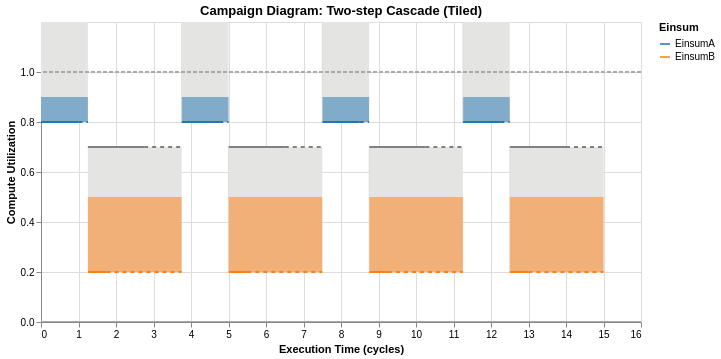
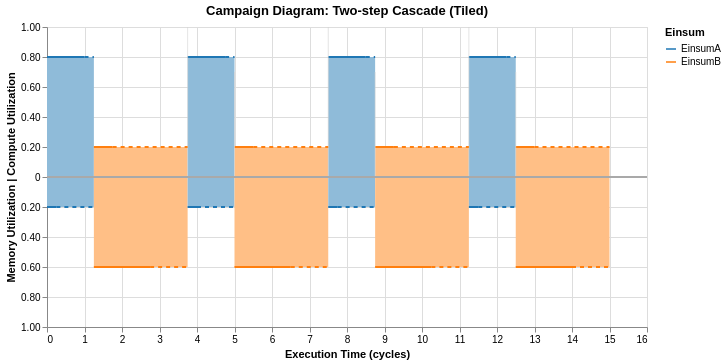

Notebook cell for these charts, in order:
### Markdown cell above
Suppose the cascade runs such that a bit of Einsum A runs, then a bit of Einsum B, repeating 4 times.
Additionally, we assume a tile of B is dependent on the previous tile of A.

### Code cell
tiled_cascade = original_cascade.tile(num_of_tiles)
CampaignDiagram(tiled_cascade).draw().interactive().show()
CampaignDiagram(tiled_cascade).draw(dual_mode=True).interactive()

### Figure 1 — Vega-Lite specification as saved in the notebook (floating-point values rounded to 4 significant figures)
{"config": {"view": {"continuousWidth": 300, "continuousHeight": 300}}, "layer": [{"layer": [{"layer": [{"layer": [{"mark": {"type": "rect", "color": "#E4E4E2"}, "encoding": {"tooltip": [{"field": "Einsum", "type": "nominal"}, {"field": "runtime", "type": "quantitative"}, {"field": "og_runtime", "type": "quantitative"}, {"field": "Memory_Utilization", "type": "quantitative"}, {"field": "Compute_Utilization", "type": "quantitative"}, {"field": "Compute_Utilization_plot", "type": "quantitative"}, {"field": "fusion_group", "type": "nominal"}, {"field": "memory_well", "type": "quantitative"}, {"field": "full_End_Time", "type": "quantitative"}, {"field": "throttled_duration", "type": "quantitative"}, {"field": "mem_throttled_duration", "type": "quantitative"}, {"field": "comp_throttled_duration", "type": "quantitative"}, {"field": "comp_perc", "type": "quantitative"}, {"field": "bw_perc", "type": "quantitative"}, {"field": "compute_type", "type": "nominal"}, {"field": "memory_type", "type": "nominal"}], "x": {"field": "Time_Stamp", "type": "quantitative"}, "x2": {"field": "full_End_Time"}, "y": {"field": "compute_limit_bot", "type": "quantitative"}, "y2": {"field": "compute_limit_top"}}, "name": "view_b3b71ec769fe8a2b_0", "transform": [{"calculate": "datum.Compute_Utilization_plot + 0.5 * datum.memory_well", "as": "compute_limit_top"}, {"calculate": "datum.Compute_Utilization_plot", "as": "compute_limit_bot"}, {"calculate": "datum.Compute_Utilization_plot", "as": "y1"}, {"calculate": "datum.Compute_Utilization_plot + datum.Memory_Utilization * 0.5", "as": "y2"}]}, {"mark": {"type": "rule", "color": "gray", "size": 2, "strokeDash": [0, 0]}, "encoding": {"tooltip": [{"field": "Einsum", "type": "nominal"}, {"field": "runtime", "type": "quantitative"}, {"field": "og_runtime", "type": "quantitative"}, {"field": "Memory_Utilization", "type": "quantitative"}, {"field": "Compute_Utilization", "type": "quantitative"}, {"field": "Compute_Utilization_plot", "type": "quantitative"}, {"field": "fusion_group", "type": "nominal"}, {"field": "memory_well", "type": "quantitative"}, {"field": "full_End_Time", "type": "quantitative"}, {"field": "throttled_duration", "type": "quantitative"}, {"field": "mem_throttled_duration", "type": "quantitative"}, {"field": "comp_throttled_duration", "type": "quantitative"}, {"field": "comp_perc", "type": "quantitative"}, {"field": "bw_perc", "type": "quantitative"}, {"field": "compute_type", "type": "nominal"}, {"field": "memory_type", "type": "nominal"}], "x": {"field": "Time_Stamp", "type": "quantitative"}, "x2": {"field": "mb_End_Time"}, "y": {"field": "compute_limit_top", "type": "quantitative"}}, "transform": [{"calculate": "datum.Compute_Utilization_plot + 0.5 * datum.memory_well", "as": "compute_limit_top"}, {"calculate": "datum.Compute_Utilization_plot", "as": "compute_limit_bot"}, {"calculate": "datum.Compute_Utilization_plot", "as": "y1"}, {"calculate": "datum.Compute_Utilization_plot + datum.Memory_Utilization * 0.5", "as": "y2"}]}]}, {"mark": {"type": "rect", "opacity": 0.5}, "encoding": {"color": {"field": "Einsum", "legend": null, "scale": {"domain": ["EinsumA", "EinsumB"], "range": ["#1f77b4", "#ff7f0e"]}, "sort": ["EinsumA", "EinsumB"], "type": "nominal"}, "tooltip": [{"field": "Einsum", "type": "nominal"}, {"field": "runtime", "type": "quantitative"}, {"field": "og_runtime", "type": "quantitative"}, {"field": "Memory_Utilization", "type": "quantitative"}, {"field": "Compute_Utilization", "type": "quantitative"}, {"field": "Compute_Utilization_plot", "type": "quantitative"}, {"field": "fusion_group", "type": "nominal"}, {"field": "memory_well", "type": "quantitative"}, {"field": "full_End_Time", "type": "quantitative"}, {"field": "throttled_duration", "type": "quantitative"}, {"field": "mem_throttled_duration", "type": "quantitative"}, {"field": "comp_throttled_duration", "type": "quantitative"}, {"field": "comp_perc", "type": "quantitative"}, {"field": "bw_perc", "type": "quantitative"}, {"field": "compute_type", "type": "nominal"}, {"field": "memory_type", "type": "nominal"}], "x": {"field": "Time_Stamp", "type": "quantitative"}, "x2": {"field": "full_End_Time"}, "y": {"field": "y1", "type": "quantitative"}, "y2": {"field": "y2"}}, "transform": [{"calculate": "datum.Compute_Utilization_plot + 0.5 * datum.memory_well", "as": "compute_limit_top"}, {"calculate": "datum.Compute_Utilization_plot", "as": "compute_limit_bot"}, {"calculate": "datum.Compute_Utilization_plot", "as": "y1"}, {"calculate": "datum.Compute_Utilization_plot + datum.Memory_Utilization * 0.5", "as": "y2"}]}, {"mark": {"type": "line", "interpolate": "step-after", "size": 2}, "encoding": {"color": {"field": "Einsum", "legend": null, "scale": {"domain": ["EinsumA", "EinsumB"], "range": ["#1f77b4", "#ff7f0e"]}, "sort": ["EinsumA", "EinsumB"], "type": "nominal"}, "tooltip": [{"field": "Einsum", "type": "nominal"}, {"field": "runtime", "type": "quantitative"}, {"field": "og_runtime", "type": "quantitative"}, {"field": "Memory_Utilization", "type": "quantitative"}, {"field": "Compute_Utilization", "type": "quantitative"}, {"field": "Compute_Utilization_plot", "type": "quantitative"}, {"field": "fusion_group", "type": "nominal"}, {"field": "memory_well", "type": "quantitative"}, {"field": "full_End_Time", "type": "quantitative"}, {"field": "throttled_duration", "type": "quantitative"}, {"field": "mem_throttled_duration", "type": "quantitative"}, {"field": "comp_throttled_duration", "type": "quantitative"}, {"field": "comp_perc", "type": "quantitative"}, {"field": "bw_perc", "type": "quantitative"}, {"field": "compute_type", "type": "nominal"}, {"field": "memory_type", "type": "nominal"}], "x": {"field": "Time_Stamp", "type": "quantitative"}, "x2": {"field": "cb_End_Time"}, "y": {"axis": {"labelExpr": "format(datum.value, '.1f')", "title": "Compute Utilization", "values": [0, 0.2, 0.4, 0.6, 0.8, 1.0]}, "field": "Compute_Utilization_plot", "scale": {"domain": [0, 1.2]}, "title": "Compute Utilization", "type": "quantitative"}}, "transform": [{"calculate": "datum.Compute_Utilization_plot + 0.5 * datum.memory_well", "as": "compute_limit_top"}, {"calculate": "datum.Compute_Utilization_plot", "as": "compute_limit_bot"}, {"calculate": "datum.Compute_Utilization_plot", "as": "y1"}, {"calculate": "datum.Compute_Utilization_plot + datum.Memory_Utilization * 0.5", "as": "y2"}]}, {"data": {"name": "data-b8221d9f857bcdfbfad3368064e24f9e"}, "mark": {"type": "rule", "color": "#D3D3D3", "opacity": 0.6, "size": 1}, "encoding": {"tooltip": [{"field": "x", "type": "quantitative"}], "x": {"field": "x", "type": "quantitative"}, "y": {"field": "compute_limit_bot", "type": "quantitative"}, "y2": {"field": "compute_limit_top"}}, "transform": [{"calculate": "datum.Compute_Utilization_plot + 0.5 * datum.memory_well", "as": "compute_limit_top"}, {"calculate": "datum.Compute_Utilization_plot", "as": "compute_limit_bot"}, {"calculate": "datum.Compute_Utilization_plot", "as": "y_bot"}]}, {"data": {"name": "data-d9fa97cf8b3fb4216dfcb709e8b9b882"}, "mark": {"type": "rule", "size": 2}, "encoding": {"color": {"field": "Einsum", "legend": null, "scale": {"domain": ["EinsumA", "EinsumB"], "range": ["#1f77b4", "#ff7f0e"]}, "sort": ["EinsumA", "EinsumB"], "type": "nominal"}, "tooltip": [{"field": "Einsum", "type": "nominal"}, {"field": "x", "type": "quantitative"}, {"field": "y", "type": "quantitative"}, {"field": "y2", "type": "quantitative"}, {"field": "duration", "type": "quantitative"}], "x": {"field": "x", "type": "quantitative"}, "y": {"field": "y", "type": "quantitative"}, "y2": {"field": "y2"}}}, {"data": {"name": "data-7dba62bd7cbba40164ba84e027c1b510"}, "mark": {"type": "rule", "color": "gray", "size": 2, "strokeDash": [4, 4]}, "encoding": {"tooltip": [{"field": "Einsum", "type": "nominal"}, {"field": "runtime", "type": "quantitative"}, {"field": "og_runtime", "type": "quantitative"}, {"field": "Memory_Utilization", "type": "quantitative"}, {"field": "Compute_Utilization", "type": "quantitative"}, {"field": "Compute_Utilization_plot", "type": "quantitative"}, {"field": "fusion_group", "type": "nominal"}, {"field": "memory_well", "type": "quantitative"}, {"field": "full_End_Time", "type": "quantitative"}, {"field": "throttled_duration", "type": "quantitative"}, {"field": "mem_throttled_duration", "type": "quantitative"}, {"field": "comp_throttled_duration", "type": "quantitative"}, {"field": "comp_perc", "type": "quantitative"}, {"field": "bw_perc", "type": "quantitative"}, {"field": "compute_type", "type": "nominal"}, {"field": "memory_type", "type": "nominal"}], "x": {"field": "mb_End_Time", "type": "quantitative"}, "x2": {"field": "full_End_Time"}, "y": {"field": "compute_limit_top", "type": "quantitative"}}, "transform": [{"calculate": "datum.Compute_Utilization_plot + 0.5 * datum.memory_well", "as": "compute_limit_top"}, {"calculate": "datum.Compute_Utilization_plot", "as": "compute_limit_bot"}, {"calculate": "datum.Compute_Utilization_plot", "as": "y1"}, {"calculate": "datum.Compute_Utilization_plot + datum.Memory_Utilization * 0.5", "as": "y2"}]}, {"data": {"name": "data-96f3aff80c2e44b944867624fefe8675"}, "mark": {"type": "rule", "size": 2, "strokeDash": [4, 4]}, "encoding": {"color": {"field": "Einsum", "legend": null, "scale": {"domain": ["EinsumA", "EinsumB"], "range": ["#1f77b4", "#ff7f0e"]}, "sort": ["EinsumA", "EinsumB"], "type": "nominal"}, "tooltip": [{"field": "Einsum", "type": "nominal"}, {"field": "x", "type": "quantitative"}, {"field": "x2", "type": "quantitative"}], "x": {"field": "x", "type": "quantitative"}, "x2": {"field": "x2"}, "y": {"field": "y", "type": "quantitative"}}}], "data": {"name": "data-7dba62bd7cbba40164ba84e027c1b510"}, "encoding": {"x": {"field": "Time_Stamp", "title": "Execution Time (cycles)", "type": "quantitative"}}, "resolve": {"scale": {"color": "independent"}}}, {"data": {"name": "data-62270e77d641448c13ff0a9fcf3e6578"}, "mark": {"type": "rule", "color": "darkgray", "size": 2, "strokeDash": [4, 2]}, "encoding": {"y": {"field": "y", "type": "quantitative"}}}]}, {"data": {"name": "data-87e69d7a9d7ae5b02a22f807b2d20c57"}, "mark": {"type": "rule", "color": "darkgray", "size": 2, "strokeDash": [0, 0]}, "encoding": {"y": {"field": "y", "type": "quantitative"}}}, {"data": {"name": "data-381cef96e74c64bd64785ef29f41ada0"}, "mark": {"type": "line", "opacity": 0}, "encoding": {"color": {"field": "Einsum", "legend": {"title": "Einsum"}, "scale": {"domain": ["EinsumA", "EinsumB"], "range": ["#1f77b4", "#ff7f0e"]}, "sort": ["EinsumA", "EinsumB"], "type": "nominal"}}}], "height": 300, "params": [{"name": "param_1e9efca18e7a2868", "select": {"type": "interval", "encodings": ["x", "y"]}, "bind": "scales", "views": ["view_b3b71ec769fe8a2b_0"]}], "title": "Campaign Diagram: Two-step Cascade (Tiled)", "width": 600, "$schema": "https://vega.github.io/schema/vega-lite/v6.4.1.json", "datasets": {"data-7dba62bd7cbba40164ba84e027c1b510": [{"Einsum": "EinsumA", "fusion_group": null, "fusion_type": "NONE", "Starting_Time": 0.0, "Time_Stamp": 0.0, "End_Time": 1.0, "cb_End_Time": 1.0, "mb_End_Time": 0.25, "full_End_Time": 1.25, "runtime": 1.25, "og_runtime": 1.25, "Compute_Utilization": 0.8, "Compute_Utilization_plot": 0.8, "Memory_Utilization": 0.2, "Memory_Utilization_plot": 0.2, "memory_well": 1.0, "cutil_start": 0.0, "mutil_start": 0.0, "compute_color": "#332288", "bw_color": "#9990C3", "throttled": true, "throttled_duration": 0.25, "mem_throttled_duration": 1.0, "comp_throttled_duration": 0.25, "comp_perc": 1.0, "bw_perc": 1.0, "compute_type": "Compute Pool", "memory_type": "Memory Pool"}, {"Einsum": "EinsumB", "fusion_group": null, "fusion_type": "NONE", "Starting_Time": 1.25, "Time_Stamp": 1.25, "End_Time": 2.75, "cb_End_Time": 1.75, "mb_End_Time": 2.75, "full_End_Time": 3.75, "runtime": 2.5, "og_runtime": 2.5, "Compute_Utilization": 0.2, "Compute_Utilization_plot": 0.2, "Memory_Utilization": 0.6, "Memory_Utilization_plot": 0.6, "memory_well": 1.0, "cutil_start": 0.0, "mutil_start": 0.0, "compute_color": "#117733", "bw_color": "#88BB99", "throttled": true, "throttled_duration": 1.0, "mem_throttled_duration": 1.0, "comp_throttled_duration": 2.0, "comp_perc": 1.0, "bw_perc": 1.0, "compute_type": "Compute Pool", "memory_type": "Memory Pool"}, {"Einsum": "EinsumA", "fusion_group": null, "fusion_type": "NONE", "Starting_Time": 3.75, "Time_Stamp": 3.75, "End_Time": 4.75, "cb_End_Time": 4.75, "mb_End_Time": 4.0, "full_End_Time": 5.0, "runtime": 1.25, "og_runtime": 1.25, "Compute_Utilization": 0.8, "Compute_Utilization_plot": 0.8, "Memory_Utilization": 0.2, "Memory_Utilization_plot": 0.2, "memory_well": 1.0, "cutil_start": 0.0, "mutil_start": 0.0, "compute_color": "#332288", "bw_color": "#9990C3", "throttled": true, "throttled_duration": 0.25, "mem_throttled_duration": 1.0, "comp_throttled_duration": 0.25, "comp_perc": 1.0, "bw_perc": 1.0, "compute_type": "Compute Pool", "memory_type": "Memory Pool"}, {"Einsum": "EinsumB", "fusion_group": null, "fusion_type": "NONE", "Starting_Time": 5.0, "Time_Stamp": 5.0, "End_Time": 6.5, "cb_End_Time": 5.5, "mb_End_Time": 6.5, "full_End_Time": 7.5, "runtime": 2.5, "og_runtime": 2.5, "Compute_Utilization": 0.2, "Compute_Utilization_plot": 0.2, "Memory_Utilization": 0.6, "Memory_Utilization_plot": 0.6, "memory_well": 1.0, "cutil_start": 0.0, "mutil_start": 0.0, "compute_color": "#117733", "bw_color": "#88BB99", "throttled": true, "throttled_duration": 1.0, "mem_throttled_duration": 1.0, "comp_throttled_duration": 2.0, "comp_perc": 1.0, "bw_perc": 1.0, "compute_type": "Compute Pool", "memory_type": "Memory Pool"}, {"Einsum": "EinsumA", "fusion_group": null, "fusion_type": "NONE", "Starting_Time": 7.5, "Time_Stamp": 7.5, "End_Time": 8.5, "cb_End_Time": 8.5, "mb_End_Time": 7.75, "full_End_Time": 8.75, "runtime": 1.25, "og_runtime": 1.25, "Compute_Utilization": 0.8, "Compute_Utilization_plot": 0.8, "Memory_Utilization": 0.2, "Memory_Utilization_plot": 0.2, "memory_well": 1.0, "cutil_start": 0.0, "mutil_start": 0.0, "compute_color": "#332288", "bw_color": "#9990C3", "throttled": true, "throttled_duration": 0.25, "mem_throttled_duration": 1.0, "comp_throttled_duration": 0.25, "comp_perc": 1.0, "bw_perc": 1.0, "compute_type": "Compute Pool", "memory_type": "Memory Pool"}, {"Einsum": "EinsumB", "fusion_group": null, "fusion_type": "NONE", "Starting_Time": 8.75, "Time_Stamp": 8.75, "End_Time": 10.25, "cb_End_Time": 9.25, "mb_End_Time": 10.25, "full_End_Time": 11.25, "runtime": 2.5, "og_runtime": 2.5, "Compute_Utilization": 0.2, "Compute_Utilization_plot": 0.2, "Memory_Utilization": 0.6, "Memory_Utilization_plot": 0.6, "memory_well": 1.0, "cutil_start": 0.0, "mutil_start": 0.0, "compute_color": "#117733", "bw_color": "#88BB99", "throttled": true, "throttled_duration": 1.0, "mem_throttled_duration": 1.0, "comp_throttled_duration": 2.0, "comp_perc": 1.0, "bw_perc": 1.0, "compute_type": "Compute Pool", "memory_type": "Memory Pool"}, {"Einsum": "EinsumA", "fusion_group": null, "fusion_type": "NONE", "Starting_Time": 11.25, "Time_Stamp": 11.25, "End_Time": 12.25, "cb_End_Time": 12.25, "mb_End_Time": 11.5, "full_End_Time": 12.5, "runtime": 1.25, "og_runtime": 1.25, "Compute_Utilization": 0.8, "Compute_Utilization_plot": 0.8, "Memory_Utilization": 0.2, "Memory_Utilization_plot": 0.2, "memory_well": 1.0, "cutil_start": 0.0, "mutil_start": 0.0, "compute_color": "#332288", "bw_color": "#9990C3", "throttled": true, "throttled_duration": 0.25, "mem_throttled_duration": 1.0, "comp_throttled_duration": 0.25, "comp_perc": 1.0, "bw_perc": 1.0, "compute_type": "Compute Pool", "memory_type": "Memory Pool"}, {"Einsum": "EinsumB", "fusion_group": null, "fusion_type": "NONE", "Starting_Time": 12.5, "Time_Stamp": 12.5, "End_Time": 14.0, "cb_End_Time": 13.0, "mb_End_Time": 14.0, "full_End_Time": 15.0, "runtime": 2.5, "og_runtime": 2.5, "Compute_Utilization": 0.2, "Compute_Utilization_plot": 0.2, "Memory_Utilization": 0.6, "Memory_Utilization_plot": 0.6, "memory_well": 1.0, "cutil_start": 0.0, "mutil_start": 0.0, "compute_color": "#117733", "bw_color": "#88BB99", "throttled": true, "throttled_duration": 1.0, "mem_throttled_duration": 1.0, "comp_throttled_duration": 2.0, "comp_perc": 1.0, "bw_perc": 1.0, "compute_type": "Compute Pool", "memory_type": "Memory Pool"}], "data-b8221d9f857bcdfbfad3368064e24f9e": [{"x": 3.75, "Einsum": "EinsumA", "Compute_Utilization_plot": 0.8, "Compute_Utilization": 0.8, "memory_well": 1.0}, {"x": 7.5, "Einsum": "EinsumA", "Compute_Utilization_plot": 0.8, "Compute_Utilization": 0.8, "memory_well": 1.0}, {"x": 11.25, "Einsum": "EinsumA", "Compute_Utilization_plot": 0.8, "Compute_Utilization": 0.8, "memory_well": 1.0}, {"x": 5.0, "Einsum": "EinsumB", "Compute_Utilization_plot": 0.2, "Compute_Utilization": 0.2, "memory_well": 1.0}, {"x": 8.75, "Einsum": "EinsumB", "Compute_Utilization_plot": 0.2, "Compute_Utilization": 0.2, "memory_well": 1.0}, {"x": 12.5, "Einsum": "EinsumB", "Compute_Utilization_plot": 0.2, "Compute_Utilization": 0.2, "memory_well": 1.0}], "data-d9fa97cf8b3fb4216dfcb709e8b9b882": [{"x": 3.75, "y": 0.8, "y2": 0.8, "Einsum": "EinsumA", "duration": 0.25}, {"x": 7.5, "y": 0.8, "y2": 0.8, "Einsum": "EinsumA", "duration": 0.25}, {"x": 11.25, "y": 0.8, "y2": 0.8, "Einsum": "EinsumA", "duration": 0.25}, {"x": 5.0, "y": 0.2, "y2": 0.2, "Einsum": "EinsumB", "duration": 1.0}, {"x": 8.75, "y": 0.2, "y2": 0.2, "Einsum": "EinsumB", "duration": 1.0}, {"x": 12.5, "y": 0.2, "y2": 0.2, "Einsum": "EinsumB", "duration": 1.0}], "data-96f3aff80c2e44b944867624fefe8675": [{"Einsum": "EinsumA", "x": 1.0, "x2": 1.25, "y": 0.8, "color": "#332288"}, {"Einsum": "EinsumB", "x": 1.75, "x2": 3.75, "y": 0.2, "color": "#117733"}, {"Einsum": "EinsumA", "x": 4.75, "x2": 5.0, "y": 0.8, "color": "#332288"}, {"Einsum": "EinsumB", "x": 5.5, "x2": 7.5, "y": 0.2, "color": "#117733"}, {"Einsum": "EinsumA", "x": 8.5, "x2": 8.75, "y": 0.8, "color": "#332288"}, {"Einsum": "EinsumB", "x": 9.25, "x2": 11.25, "y": 0.2, "color": "#117733"}, {"Einsum": "EinsumA", "x": 12.25, "x2": 12.5, "y": 0.8, "color": "#332288"}, {"Einsum": "EinsumB", "x": 13.0, "x2": 15.0, "y": 0.2, "color": "#117733"}], "data-62270e77d641448c13ff0a9fcf3e6578": [{"y": 1.0}], "data-87e69d7a9d7ae5b02a22f807b2d20c57": [{"y": 0.0}], "data-381cef96e74c64bd64785ef29f41ada0": [{"Einsum": "EinsumA", "fusion_group": null, "fusion_type": "NONE", "Starting_Time": 0.0, "Time_Stamp": 0.0, "End_Time": 1.0, "cb_End_Time": 1.0, "mb_End_Time": 0.25, "full_End_Time": 1.25, "runtime": 1.25, "og_runtime": 1.25, "Compute_Utilization": 0.8, "Compute_Utilization_plot": 0.8, "Memory_Utilization": 0.2, "Memory_Utilization_plot": 0.2, "memory_well": 1.0, "cutil_start": 0.0, "mutil_start": 0.0, "compute_color": "#332288", "bw_color": "#9990C3", "throttled": true, "throttled_duration": 0.25, "mem_throttled_duration": 1.0, "comp_throttled_duration": 0.25, "comp_perc": 1.0, "bw_perc": 1.0, "compute_type": "Compute Pool", "memory_type": "Memory Pool"}]}}

### Figure 2 — Vega-Lite specification as saved in the notebook (floating-point values rounded to 4 significant figures)
{"config": {"view": {"continuousWidth": 300, "continuousHeight": 300}}, "layer": [{"layer": [{"data": {"name": "data-7dba62bd7cbba40164ba84e027c1b510"}, "mark": {"type": "rect", "opacity": 1}, "encoding": {"color": {"field": "Einsum", "legend": null, "scale": {"domain": ["EinsumA", "EinsumB"], "range": ["#8FBBD9", "#FFBF86"]}, "sort": ["EinsumA", "EinsumB"], "type": "nominal"}, "tooltip": [{"field": "Einsum", "type": "nominal"}, {"field": "runtime", "type": "quantitative"}, {"field": "og_runtime", "type": "quantitative"}, {"field": "Memory_Utilization", "type": "quantitative"}, {"field": "Compute_Utilization", "type": "quantitative"}, {"field": "Compute_Utilization_plot", "type": "quantitative"}, {"field": "fusion_group", "type": "nominal"}, {"field": "memory_well", "type": "quantitative"}, {"field": "full_End_Time", "type": "quantitative"}, {"field": "throttled_duration", "type": "quantitative"}, {"field": "mem_throttled_duration", "type": "quantitative"}, {"field": "comp_throttled_duration", "type": "quantitative"}, {"field": "comp_perc", "type": "quantitative"}, {"field": "bw_perc", "type": "quantitative"}, {"field": "compute_type", "type": "nominal"}, {"field": "memory_type", "type": "nominal"}], "x": {"field": "Starting_Time", "type": "quantitative"}, "x2": {"field": "full_End_Time"}, "y": {"field": "cutil_start", "type": "quantitative"}, "y2": {"field": "Compute_Utilization_plot"}}, "name": "view_6ffe490b0f43ab2a_0", "transform": [{"calculate": "datum.Compute_Utilization_plot + 0.5 * datum.memory_well", "as": "compute_limit_top"}, {"calculate": "datum.Compute_Utilization_plot", "as": "compute_limit_bot"}, {"calculate": "datum.Compute_Utilization_plot", "as": "y1"}, {"calculate": "datum.Compute_Utilization_plot + datum.Memory_Utilization * 0.5", "as": "y2"}]}, {"data": {"name": "data-7dba62bd7cbba40164ba84e027c1b510"}, "mark": {"type": "rect", "opacity": 1}, "encoding": {"color": {"field": "Einsum", "legend": null, "scale": {"domain": ["EinsumA", "EinsumB"], "range": ["#8FBBD9", "#FFBF86"]}, "sort": ["EinsumA", "EinsumB"], "type": "nominal"}, "tooltip": [{"field": "Einsum", "type": "nominal"}, {"field": "runtime", "type": "quantitative"}, {"field": "og_runtime", "type": "quantitative"}, {"field": "Memory_Utilization", "type": "quantitative"}, {"field": "Compute_Utilization", "type": "quantitative"}, {"field": "Compute_Utilization_plot", "type": "quantitative"}, {"field": "fusion_group", "type": "nominal"}, {"field": "memory_well", "type": "quantitative"}, {"field": "full_End_Time", "type": "quantitative"}, {"field": "throttled_duration", "type": "quantitative"}, {"field": "mem_throttled_duration", "type": "quantitative"}, {"field": "comp_throttled_duration", "type": "quantitative"}, {"field": "comp_perc", "type": "quantitative"}, {"field": "bw_perc", "type": "quantitative"}, {"field": "compute_type", "type": "nominal"}, {"field": "memory_type", "type": "nominal"}], "x": {"field": "Starting_Time", "type": "quantitative"}, "x2": {"field": "full_End_Time"}, "y": {"axis": {"labelExpr": "abs(datum.value) == 0 ? '0' : format(abs(datum.value), '.2f')"}, "field": "mutil_start", "scale": {"domain": [-1, 1]}, "title": "Memory Utilization | Compute Utilization", "type": "quantitative"}, "y2": {"field": "neg_mem_util"}}, "transform": [{"calculate": "datum.Compute_Utilization_plot + 0.5 * datum.memory_well", "as": "compute_limit_top"}, {"calculate": "datum.Compute_Utilization_plot", "as": "compute_limit_bot"}, {"calculate": "datum.Compute_Utilization_plot", "as": "y1"}, {"calculate": "datum.Compute_Utilization_plot + datum.Memory_Utilization * 0.5", "as": "y2"}, {"calculate": "-datum.mutil_start", "as": "mutil_start"}, {"calculate": "-datum.Memory_Utilization_plot", "as": "neg_mem_util"}]}, {"data": {"name": "data-7dba62bd7cbba40164ba84e027c1b510"}, "mark": {"type": "line", "interpolate": "step-after", "size": 2}, "encoding": {"color": {"field": "Einsum", "legend": null, "scale": {"domain": ["EinsumA", "EinsumB"], "range": ["#1f77b4", "#ff7f0e"]}, "sort": ["EinsumA", "EinsumB"], "type": "nominal"}, "tooltip": [{"field": "Einsum", "type": "nominal"}, {"field": "runtime", "type": "quantitative"}, {"field": "og_runtime", "type": "quantitative"}, {"field": "Memory_Utilization", "type": "quantitative"}, {"field": "Compute_Utilization", "type": "quantitative"}, {"field": "Compute_Utilization_plot", "type": "quantitative"}, {"field": "fusion_group", "type": "nominal"}, {"field": "memory_well", "type": "quantitative"}, {"field": "full_End_Time", "type": "quantitative"}, {"field": "throttled_duration", "type": "quantitative"}, {"field": "mem_throttled_duration", "type": "quantitative"}, {"field": "comp_throttled_duration", "type": "quantitative"}, {"field": "comp_perc", "type": "quantitative"}, {"field": "bw_perc", "type": "quantitative"}, {"field": "compute_type", "type": "nominal"}, {"field": "memory_type", "type": "nominal"}], "x": {"field": "Starting_Time", "type": "quantitative"}, "x2": {"field": "cb_End_Time"}, "y": {"field": "Compute_Utilization_plot", "type": "quantitative"}}, "transform": [{"calculate": "datum.Compute_Utilization_plot + 0.5 * datum.memory_well", "as": "compute_limit_top"}, {"calculate": "datum.Compute_Utilization_plot", "as": "compute_limit_bot"}, {"calculate": "datum.Compute_Utilization_plot", "as": "y1"}, {"calculate": "datum.Compute_Utilization_plot + datum.Memory_Utilization * 0.5", "as": "y2"}]}, {"data": {"name": "data-7dba62bd7cbba40164ba84e027c1b510"}, "mark": {"type": "line", "interpolate": "step-after", "size": 2}, "encoding": {"color": {"field": "Einsum", "legend": null, "scale": {"domain": ["EinsumA", "EinsumB"], "range": ["#1f77b4", "#ff7f0e"]}, "sort": ["EinsumA", "EinsumB"], "type": "nominal"}, "tooltip": [{"field": "Einsum", "type": "nominal"}, {"field": "runtime", "type": "quantitative"}, {"field": "og_runtime", "type": "quantitative"}, {"field": "Memory_Utilization", "type": "quantitative"}, {"field": "Compute_Utilization", "type": "quantitative"}, {"field": "Compute_Utilization_plot", "type": "quantitative"}, {"field": "fusion_group", "type": "nominal"}, {"field": "memory_well", "type": "quantitative"}, {"field": "full_End_Time", "type": "quantitative"}, {"field": "throttled_duration", "type": "quantitative"}, {"field": "mem_throttled_duration", "type": "quantitative"}, {"field": "comp_throttled_duration", "type": "quantitative"}, {"field": "comp_perc", "type": "quantitative"}, {"field": "bw_perc", "type": "quantitative"}, {"field": "compute_type", "type": "nominal"}, {"field": "memory_type", "type": "nominal"}], "x": {"field": "Starting_Time", "type": "quantitative"}, "x2": {"field": "mb_End_Time"}, "y": {"field": "neg_mem_util", "type": "quantitative"}}, "transform": [{"calculate": "datum.Compute_Utilization_plot + 0.5 * datum.memory_well", "as": "compute_limit_top"}, {"calculate": "datum.Compute_Utilization_plot", "as": "compute_limit_bot"}, {"calculate": "datum.Compute_Utilization_plot", "as": "y1"}, {"calculate": "datum.Compute_Utilization_plot + datum.Memory_Utilization * 0.5", "as": "y2"}, {"calculate": "-datum.Memory_Utilization_plot", "as": "neg_mem_util"}]}, {"data": {"name": "data-a0a55d106695e8d630baff0f16eee66d"}, "mark": {"type": "line", "color": "black", "interpolate": "step-after", "size": 2}, "encoding": {"y": {"field": "y", "type": "quantitative"}}}, {"data": {"name": "data-b8221d9f857bcdfbfad3368064e24f9e"}, "mark": {"type": "rule", "color": "#D3D3D3", "opacity": 0.6, "size": 1}, "encoding": {"tooltip": [{"field": "x", "type": "quantitative"}], "x": {"field": "x", "type": "quantitative"}, "y": {"field": "y_bot", "type": "quantitative"}, "y2": {"field": "compute_limit_top"}}, "transform": [{"calculate": "datum.Compute_Utilization_plot + 0.5 * datum.memory_well", "as": "compute_limit_top"}, {"calculate": "datum.Compute_Utilization_plot", "as": "compute_limit_bot"}, {"calculate": "datum.Compute_Utilization_plot - datum.Compute_Utilization", "as": "y_bot"}]}, {"data": {"name": "data-d9fa97cf8b3fb4216dfcb709e8b9b882"}, "mark": {"type": "rule", "size": 2}, "encoding": {"color": {"field": "Einsum", "legend": null, "scale": {"domain": ["EinsumA", "EinsumB"], "range": ["#1f77b4", "#ff7f0e"]}, "sort": ["EinsumA", "EinsumB"], "type": "nominal"}, "tooltip": [{"field": "Einsum", "type": "nominal"}, {"field": "x", "type": "quantitative"}, {"field": "y", "type": "quantitative"}, {"field": "y2", "type": "quantitative"}, {"field": "duration", "type": "quantitative"}], "x": {"field": "x", "type": "quantitative"}, "y": {"field": "y", "type": "quantitative"}, "y2": {"field": "y2"}}}, {"data": {"name": "data-1fc38117813a069ce12f6aa3f452fc0a"}, "mark": {"type": "rule", "size": 2}, "encoding": {"color": {"field": "Einsum", "legend": null, "scale": {"domain": ["EinsumA", "EinsumB"], "range": ["#1f77b4", "#ff7f0e"]}, "sort": ["EinsumA", "EinsumB"], "type": "nominal"}, "tooltip": [{"field": "Einsum", "type": "nominal"}, {"field": "x", "type": "quantitative"}], "x": {"field": "x", "type": "quantitative"}, "y": {"field": "y", "type": "quantitative"}, "y2": {"field": "y2"}}}, {"data": {"name": "data-deac661e52b4084e6d48f55c80983e50"}, "mark": {"type": "rule", "size": 2, "strokeDash": [4, 4]}, "encoding": {"color": {"field": "Einsum", "legend": null, "scale": {"domain": ["EinsumA", "EinsumB"], "range": ["#1f77b4", "#ff7f0e"]}, "sort": ["EinsumA", "EinsumB"], "type": "nominal"}, "tooltip": [{"field": "Einsum", "type": "nominal"}, {"field": "x", "type": "quantitative"}, {"field": "x2", "type": "quantitative"}], "x": {"field": "x", "type": "quantitative"}, "x2": {"field": "x2"}, "y": {"field": "y", "type": "quantitative"}}}, {"data": {"name": "data-96f3aff80c2e44b944867624fefe8675"}, "mark": {"type": "rule", "size": 2, "strokeDash": [4, 4]}, "encoding": {"color": {"field": "Einsum", "legend": null, "scale": {"domain": ["EinsumA", "EinsumB"], "range": ["#1f77b4", "#ff7f0e"]}, "sort": ["EinsumA", "EinsumB"], "type": "nominal"}, "tooltip": [{"field": "Einsum", "type": "nominal"}, {"field": "x", "type": "quantitative"}, {"field": "x2", "type": "quantitative"}], "x": {"field": "x", "type": "quantitative"}, "x2": {"field": "x2"}, "y": {"field": "y", "type": "quantitative"}}}], "encoding": {"x": {"field": "Time_Stamp", "title": "Execution Time (cycles)", "type": "quantitative"}}, "resolve": {"scale": {"color": "independent"}}}, {"data": {"name": "data-87e69d7a9d7ae5b02a22f807b2d20c57"}, "mark": {"type": "rule", "color": "darkgray", "size": 2, "strokeDash": [0, 0]}, "encoding": {"y": {"field": "y", "type": "quantitative"}}}, {"data": {"name": "data-381cef96e74c64bd64785ef29f41ada0"}, "mark": {"type": "line", "opacity": 0}, "encoding": {"color": {"field": "Einsum", "legend": {"title": "Einsum"}, "scale": {"domain": ["EinsumA", "EinsumB"], "range": ["#1f77b4", "#ff7f0e"]}, "sort": ["EinsumA", "EinsumB"], "type": "nominal"}}}], "height": 300, "params": [{"name": "param_1e9efca18e7a2868", "select": {"type": "interval", "encodings": ["x", "y"]}, "bind": "scales", "views": ["view_6ffe490b0f43ab2a_0"]}], "title": "Campaign Diagram: Two-step Cascade (Tiled)", "width": 600, "$schema": "https://vega.github.io/schema/vega-lite/v6.4.1.json", "datasets": {"data-7dba62bd7cbba40164ba84e027c1b510": [{"Einsum": "EinsumA", "fusion_group": null, "fusion_type": "NONE", "Starting_Time": 0.0, "Time_Stamp": 0.0, "End_Time": 1.0, "cb_End_Time": 1.0, "mb_End_Time": 0.25, "full_End_Time": 1.25, "runtime": 1.25, "og_runtime": 1.25, "Compute_Utilization": 0.8, "Compute_Utilization_plot": 0.8, "Memory_Utilization": 0.2, "Memory_Utilization_plot": 0.2, "memory_well": 1.0, "cutil_start": 0.0, "mutil_start": 0.0, "compute_color": "#332288", "bw_color": "#9990C3", "throttled": true, "throttled_duration": 0.25, "mem_throttled_duration": 1.0, "comp_throttled_duration": 0.25, "comp_perc": 1.0, "bw_perc": 1.0, "compute_type": "Compute Pool", "memory_type": "Memory Pool"}, {"Einsum": "EinsumB", "fusion_group": null, "fusion_type": "NONE", "Starting_Time": 1.25, "Time_Stamp": 1.25, "End_Time": 2.75, "cb_End_Time": 1.75, "mb_End_Time": 2.75, "full_End_Time": 3.75, "runtime": 2.5, "og_runtime": 2.5, "Compute_Utilization": 0.2, "Compute_Utilization_plot": 0.2, "Memory_Utilization": 0.6, "Memory_Utilization_plot": 0.6, "memory_well": 1.0, "cutil_start": 0.0, "mutil_start": 0.0, "compute_color": "#117733", "bw_color": "#88BB99", "throttled": true, "throttled_duration": 1.0, "mem_throttled_duration": 1.0, "comp_throttled_duration": 2.0, "comp_perc": 1.0, "bw_perc": 1.0, "compute_type": "Compute Pool", "memory_type": "Memory Pool"}, {"Einsum": "EinsumA", "fusion_group": null, "fusion_type": "NONE", "Starting_Time": 3.75, "Time_Stamp": 3.75, "End_Time": 4.75, "cb_End_Time": 4.75, "mb_End_Time": 4.0, "full_End_Time": 5.0, "runtime": 1.25, "og_runtime": 1.25, "Compute_Utilization": 0.8, "Compute_Utilization_plot": 0.8, "Memory_Utilization": 0.2, "Memory_Utilization_plot": 0.2, "memory_well": 1.0, "cutil_start": 0.0, "mutil_start": 0.0, "compute_color": "#332288", "bw_color": "#9990C3", "throttled": true, "throttled_duration": 0.25, "mem_throttled_duration": 1.0, "comp_throttled_duration": 0.25, "comp_perc": 1.0, "bw_perc": 1.0, "compute_type": "Compute Pool", "memory_type": "Memory Pool"}, {"Einsum": "EinsumB", "fusion_group": null, "fusion_type": "NONE", "Starting_Time": 5.0, "Time_Stamp": 5.0, "End_Time": 6.5, "cb_End_Time": 5.5, "mb_End_Time": 6.5, "full_End_Time": 7.5, "runtime": 2.5, "og_runtime": 2.5, "Compute_Utilization": 0.2, "Compute_Utilization_plot": 0.2, "Memory_Utilization": 0.6, "Memory_Utilization_plot": 0.6, "memory_well": 1.0, "cutil_start": 0.0, "mutil_start": 0.0, "compute_color": "#117733", "bw_color": "#88BB99", "throttled": true, "throttled_duration": 1.0, "mem_throttled_duration": 1.0, "comp_throttled_duration": 2.0, "comp_perc": 1.0, "bw_perc": 1.0, "compute_type": "Compute Pool", "memory_type": "Memory Pool"}, {"Einsum": "EinsumA", "fusion_group": null, "fusion_type": "NONE", "Starting_Time": 7.5, "Time_Stamp": 7.5, "End_Time": 8.5, "cb_End_Time": 8.5, "mb_End_Time": 7.75, "full_End_Time": 8.75, "runtime": 1.25, "og_runtime": 1.25, "Compute_Utilization": 0.8, "Compute_Utilization_plot": 0.8, "Memory_Utilization": 0.2, "Memory_Utilization_plot": 0.2, "memory_well": 1.0, "cutil_start": 0.0, "mutil_start": 0.0, "compute_color": "#332288", "bw_color": "#9990C3", "throttled": true, "throttled_duration": 0.25, "mem_throttled_duration": 1.0, "comp_throttled_duration": 0.25, "comp_perc": 1.0, "bw_perc": 1.0, "compute_type": "Compute Pool", "memory_type": "Memory Pool"}, {"Einsum": "EinsumB", "fusion_group": null, "fusion_type": "NONE", "Starting_Time": 8.75, "Time_Stamp": 8.75, "End_Time": 10.25, "cb_End_Time": 9.25, "mb_End_Time": 10.25, "full_End_Time": 11.25, "runtime": 2.5, "og_runtime": 2.5, "Compute_Utilization": 0.2, "Compute_Utilization_plot": 0.2, "Memory_Utilization": 0.6, "Memory_Utilization_plot": 0.6, "memory_well": 1.0, "cutil_start": 0.0, "mutil_start": 0.0, "compute_color": "#117733", "bw_color": "#88BB99", "throttled": true, "throttled_duration": 1.0, "mem_throttled_duration": 1.0, "comp_throttled_duration": 2.0, "comp_perc": 1.0, "bw_perc": 1.0, "compute_type": "Compute Pool", "memory_type": "Memory Pool"}, {"Einsum": "EinsumA", "fusion_group": null, "fusion_type": "NONE", "Starting_Time": 11.25, "Time_Stamp": 11.25, "End_Time": 12.25, "cb_End_Time": 12.25, "mb_End_Time": 11.5, "full_End_Time": 12.5, "runtime": 1.25, "og_runtime": 1.25, "Compute_Utilization": 0.8, "Compute_Utilization_plot": 0.8, "Memory_Utilization": 0.2, "Memory_Utilization_plot": 0.2, "memory_well": 1.0, "cutil_start": 0.0, "mutil_start": 0.0, "compute_color": "#332288", "bw_color": "#9990C3", "throttled": true, "throttled_duration": 0.25, "mem_throttled_duration": 1.0, "comp_throttled_duration": 0.25, "comp_perc": 1.0, "bw_perc": 1.0, "compute_type": "Compute Pool", "memory_type": "Memory Pool"}, {"Einsum": "EinsumB", "fusion_group": null, "fusion_type": "NONE", "Starting_Time": 12.5, "Time_Stamp": 12.5, "End_Time": 14.0, "cb_End_Time": 13.0, "mb_End_Time": 14.0, "full_End_Time": 15.0, "runtime": 2.5, "og_runtime": 2.5, "Compute_Utilization": 0.2, "Compute_Utilization_plot": 0.2, "Memory_Utilization": 0.6, "Memory_Utilization_plot": 0.6, "memory_well": 1.0, "cutil_start": 0.0, "mutil_start": 0.0, "compute_color": "#117733", "bw_color": "#88BB99", "throttled": true, "throttled_duration": 1.0, "mem_throttled_duration": 1.0, "comp_throttled_duration": 2.0, "comp_perc": 1.0, "bw_perc": 1.0, "compute_type": "Compute Pool", "memory_type": "Memory Pool"}], "data-a0a55d106695e8d630baff0f16eee66d": [{"y": 0}], "data-b8221d9f857bcdfbfad3368064e24f9e": [{"x": 3.75, "Einsum": "EinsumA", "Compute_Utilization_plot": 0.8, "Compute_Utilization": 0.8, "memory_well": 1.0}, {"x": 7.5, "Einsum": "EinsumA", "Compute_Utilization_plot": 0.8, "Compute_Utilization": 0.8, "memory_well": 1.0}, {"x": 11.25, "Einsum": "EinsumA", "Compute_Utilization_plot": 0.8, "Compute_Utilization": 0.8, "memory_well": 1.0}, {"x": 5.0, "Einsum": "EinsumB", "Compute_Utilization_plot": 0.2, "Compute_Utilization": 0.2, "memory_well": 1.0}, {"x": 8.75, "Einsum": "EinsumB", "Compute_Utilization_plot": 0.2, "Compute_Utilization": 0.2, "memory_well": 1.0}, {"x": 12.5, "Einsum": "EinsumB", "Compute_Utilization_plot": 0.2, "Compute_Utilization": 0.2, "memory_well": 1.0}], "data-d9fa97cf8b3fb4216dfcb709e8b9b882": [{"x": 3.75, "y": 0.8, "y2": 0.8, "Einsum": "EinsumA", "duration": 0.25}, {"x": 7.5, "y": 0.8, "y2": 0.8, "Einsum": "EinsumA", "duration": 0.25}, {"x": 11.25, "y": 0.8, "y2": 0.8, "Einsum": "EinsumA", "duration": 0.25}, {"x": 5.0, "y": 0.2, "y2": 0.2, "Einsum": "EinsumB", "duration": 1.0}, {"x": 8.75, "y": 0.2, "y2": 0.2, "Einsum": "EinsumB", "duration": 1.0}, {"x": 12.5, "y": 0.2, "y2": 0.2, "Einsum": "EinsumB", "duration": 1.0}], "data-1fc38117813a069ce12f6aa3f452fc0a": [{"x": 3.75, "y": -0.2, "y2": -0.2, "Einsum": "EinsumA", "duration": 0.25}, {"x": 7.5, "y": -0.2, "y2": -0.2, "Einsum": "EinsumA", "duration": 0.25}, {"x": 11.25, "y": -0.2, "y2": -0.2, "Einsum": "EinsumA", "duration": 0.25}, {"x": 5.0, "y": -0.6, "y2": -0.6, "Einsum": "EinsumB", "duration": 1.0}, {"x": 8.75, "y": -0.6, "y2": -0.6, "Einsum": "EinsumB", "duration": 1.0}, {"x": 12.5, "y": -0.6, "y2": -0.6, "Einsum": "EinsumB", "duration": 1.0}], "data-deac661e52b4084e6d48f55c80983e50": [{"Einsum": "EinsumA", "x": 0.25, "x2": 1.25, "y": -0.2, "color": "#332288"}, {"Einsum": "EinsumB", "x": 2.75, "x2": 3.75, "y": -0.6, "color": "#117733"}, {"Einsum": "EinsumA", "x": 4.0, "x2": 5.0, "y": -0.2, "color": "#332288"}, {"Einsum": "EinsumB", "x": 6.5, "x2": 7.5, "y": -0.6, "color": "#117733"}, {"Einsum": "EinsumA", "x": 7.75, "x2": 8.75, "y": -0.2, "color": "#332288"}, {"Einsum": "EinsumB", "x": 10.25, "x2": 11.25, "y": -0.6, "color": "#117733"}, {"Einsum": "EinsumA", "x": 11.5, "x2": 12.5, "y": -0.2, "color": "#332288"}, {"Einsum": "EinsumB", "x": 14.0, "x2": 15.0, "y": -0.6, "color": "#117733"}], "data-96f3aff80c2e44b944867624fefe8675": [{"Einsum": "EinsumA", "x": 1.0, "x2": 1.25, "y": 0.8, "color": "#332288"}, {"Einsum": "EinsumB", "x": 1.75, "x2": 3.75, "y": 0.2, "color": "#117733"}, {"Einsum": "EinsumA", "x": 4.75, "x2": 5.0, "y": 0.8, "color": "#332288"}, {"Einsum": "EinsumB", "x": 5.5, "x2": 7.5, "y": 0.2, "color": "#117733"}, {"Einsum": "EinsumA", "x": 8.5, "x2": 8.75, "y": 0.8, "color": "#332288"}, {"Einsum": "EinsumB", "x": 9.25, "x2": 11.25, "y": 0.2, "color": "#117733"}, {"Einsum": "EinsumA", "x": 12.25, "x2": 12.5, "y": 0.8, "color": "#332288"}, {"Einsum": "EinsumB", "x": 13.0, "x2": 15.0, "y": 0.2, "color": "#117733"}], "data-87e69d7a9d7ae5b02a22f807b2d20c57": [{"y": 0.0}], "data-381cef96e74c64bd64785ef29f41ada0": [{"Einsum": "EinsumA", "fusion_group": null, "fusion_type": "NONE", "Starting_Time": 0.0, "Time_Stamp": 0.0, "End_Time": 1.0, "cb_End_Time": 1.0, "mb_End_Time": 0.25, "full_End_Time": 1.25, "runtime": 1.25, "og_runtime": 1.25, "Compute_Utilization": 0.8, "Compute_Utilization_plot": 0.8, "Memory_Utilization": 0.2, "Memory_Utilization_plot": 0.2, "memory_well": 1.0, "cutil_start": 0.0, "mutil_start": 0.0, "compute_color": "#332288", "bw_color": "#9990C3", "throttled": true, "throttled_duration": 0.25, "mem_throttled_duration": 1.0, "comp_throttled_duration": 0.25, "comp_perc": 1.0, "bw_perc": 1.0, "compute_type": "Compute Pool", "memory_type": "Memory Pool"}]}}
